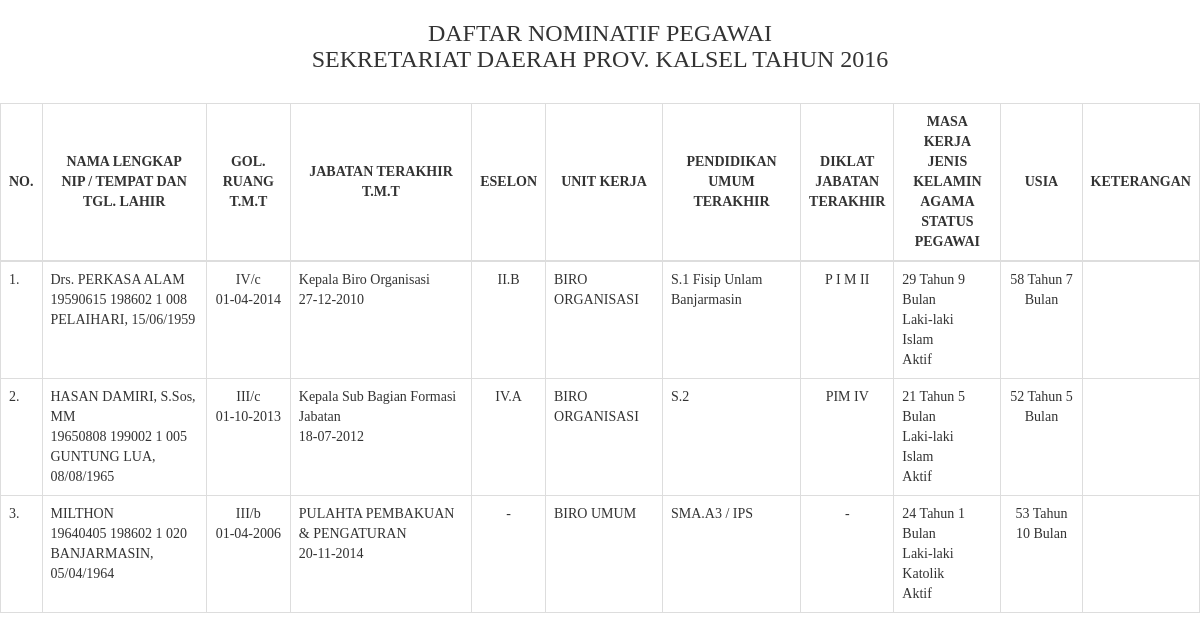
Page /pegawai/laporan/pegawai.php (signed in) on the committed database.
### tables this page shows
CREATE TABLE IF NOT EXISTS `pegawai` (
`id_pegawai` int(5) NOT NULL,
  `nama` varchar(50) NOT NULL,
  `nip` varchar(22) NOT NULL,
  `tmpt_lahir` varchar(35) NOT NULL,
  `tgl_lahir` char(10) NOT NULL,
  `no_golongan` int(5) NOT NULL,
  `tmt_golongan` char(10) NOT NULL,
  `no_jabatan` int(5) NOT NULL,
  `tmt_jabatan` char(10) NOT NULL,
  `no_eselon` int(5) NOT NULL,
  `no_pangkat` int(5) NOT NULL,
  `pendidikan` varchar(40) NOT NULL,
  `thn_lulus` char(4) NOT NULL,
  `diklat_jabatan` varchar(30) NOT NULL,
  `masa_kerja_thn` int(2) NOT NULL,
  `masa_kerja_bln` int(2) NOT NULL,
  `status` varchar(20) NOT NULL,
  `jkl` varchar(10) NOT NULL,
  `no_agama` int(5) NOT NULL,
  `unit_kerja` int(5) NOT NULL,
  `ket` varchar(250) NOT NULL,
  `foto` varchar(100) NOT NULL,
  `password` varchar(150) NOT NULL
);

CREATE TABLE IF NOT EXISTS `golongan` (
`id_golongan` int(5) NOT NULL,
  `golongan` varchar(50) NOT NULL
);

CREATE TABLE IF NOT EXISTS `jabatan` (
`id_jabatan` int(5) NOT NULL,
  `jabatan` varchar(50) NOT NULL
);

CREATE TABLE IF NOT EXISTS `eselon` (
`id_eselon` int(5) NOT NULL,
  `eselon` varchar(50) NOT NULL
);

CREATE TABLE IF NOT EXISTS `unit_kerja` (
`id_unit` int(5) NOT NULL,
  `unit_kerja` varchar(50) NOT NULL
);

CREATE TABLE IF NOT EXISTS `agama` (
`id_agama` int(2) NOT NULL,
  `agama` varchar(20) NOT NULL
);

### pegawai/laporan/pegawai.php (the view, shortened to what this page needs)
<!DOCTYPE html>
<html lang="en">
<head>
	<?php include_once("css.php"); ?>
</head>
<body onload="window.print()">
	<header>
		<h3>DAFTAR NOMINATIF PEGAWAI<br>SEKRETARIAT DAERAH PROV. KALSEL TAHUN 2016</h3>
	</header>
	<br>
	<table class="table table-bordered">
		<thead>
			<tr>
				<th>NO.</th>
				<th>NAMA LENGKAP<br>NIP / TEMPAT DAN TGL. LAHIR</th>
				<th>GOL. RUANG<br>T.M.T</th>
				<th>JABATAN TERAKHIR<br>T.M.T</th>
				<th>ESELON</th>
				<th>UNIT KERJA</th>
				<th>PENDIDIKAN UMUM<br>TERAKHIR</th>
				<th>DIKLAT<br>JABATAN<br>TERAKHIR</th>
				<th>MASA KERJA<br>JENIS KELAMIN<br>AGAMA<br>STATUS PEGAWAI</th>
				<th>USIA</th>
				<th>KETERANGAN</th>
			</tr>
		</thead>
		<tbody>
			<?php
			function umur($lahir) {
				$pecah = explode("/", $lahir);
				$tgl = intval($pecah['0']);
				$bln = intval($pecah['1']);
				$thn = $pecah['2'];
				$utahun = date("Y") - $thn;
				$ubulan = date("m") - $bln;
				$uhari = date("j") - $tgl;
				if($uhari < 0){
					$uhari = date("t",mktime(0,0,0,$bln-1,date("m"),date("Y"))) - abs($uhari); $ubulan = $ubulan - 1;
				}
					if($ubulan < 0){
					$ubulan = 12 - abs($ubulan); $utahun = $utahun - 1;
				}
				$usia = $utahun.' Tahun '.$ubulan.' Bulan';
				return $usia;
			}
			$no = 1;
			$sql = $db->prepare("SELECT * FROM pegawai, pangkat, jabatan, golongan, eselon, unit_kerja, agama WHERE pegawai.no_pangkat = pangkat.id_pangkat AND pegawai.no_jabatan = jabatan.id_jabatan AND pegawai.no_golongan = golongan.id_golongan AND pegawai.no_eselon = eselon.id_eselon AND pegawai.unit_kerja = unit_kerja.id_unit AND pegawai.no_agama = agama.id_agama AND pegawai.status != :stat");
			$sql->execute(array(":stat" => "Pindah"));
			if ($sql->rowCount() > 0) {
				while ($data = $sql->fetch(PDO::FETCH_OBJ)) {
					echo "
					<tr>
						<td>$no.</td>
						<td>$data->nama<br>$data->nip<br>$data->tmpt_lahir, $data->tgl_lahir</td>
						<td align='center'>$data->golongan<br>$data->tmt_golongan</td>
						<td>$data->jabatan<br>$data->tmt_jabatan</td>
						<td align='center'>$data->eselon</td>
						<td>$data->unit_kerja</td>
						<td>$data->pendidikan</td>
						<td align='center'>$data->diklat_jabatan</td>
						<td>$data->masa_kerja_thn Tahun $data->masa_kerja_bln Bulan<br>$data->jkl<br>$data->agama<br>$data->status</td>
						<td align='center'>".umur($data->tgl_lahir)."</td>
						<td>$data->ket</td>
					</tr>
					";
					$no++;
				}
			} else {
				echo "
				<tr>
					<td colspan='11' align='center'>Data kosong!</td>
				</tr>
				";
			}
			?>
		</tbody>
	</table>
</body>
</html>

### pegawai/laporan/css.php (shortened to what this page needs)
<link rel="stylesheet" href="bootstrap-custom.min.css">

### pegawai/laporan/css.php (style rules this page uses)
body { font-family: fontawesome; }
header { text-align: center; font-weight: bold; }
table th { text-align: center; }
.table>thead>tr>th { vertical-align: middle; }

### rows in the picture
pegawai: nama "Drs. PERKASA ALAM", nip "19590615 198602 1 008", tmpt_lahir "PELAIHARI", tgl_lahir "15/06/1959", no_golongan.golongan "IV/c", tmt_golongan "01-04-2014", no_jabatan.jabatan "Kepala Biro Organisasi", tmt_jabatan "27-12-2010", no_eselon.eselon "II.B", unit_kerja.unit_kerja "BIRO ORGANISASI", pendidikan "S.1 Fisip Unlam Banjarmasin", diklat_jabatan "P I M II", masa_kerja_thn "29", masa_kerja_bln "9", jkl "Laki-laki", no_agama.agama "Islam", status "Aktif", tgl_lahir "58 Tahun 7 Bulan"
pegawai: nama "HASAN DAMIRI, S.Sos, MM", nip "19650808 199002 1 005", tmpt_lahir "GUNTUNG LUA", tgl_lahir "08/08/1965", no_golongan.golongan "III/c", tmt_golongan "01-10-2013", no_jabatan.jabatan "Kepala Sub Bagian Formasi Jabatan", tmt_jabatan "18-07-2012", no_eselon.eselon "IV.A", unit_kerja.unit_kerja "BIRO ORGANISASI", pendidikan "S.2", diklat_jabatan "PIM IV", masa_kerja_thn "21", masa_kerja_bln "5", jkl "Laki-laki", no_agama.agama "Islam", status "Aktif", tgl_lahir "52 Tahun 5 Bulan"
pegawai: nama "MILTHON", nip "19640405 198602 1 020", tmpt_lahir "BANJARMASIN", tgl_lahir "05/04/1964", no_golongan.golongan "III/b", tmt_golongan "01-04-2006", no_jabatan.jabatan "PULAHTA PEMBAKUAN & PENGATURAN", tmt_jabatan "20-11-2014", no_eselon.eselon "-", unit_kerja.unit_kerja "BIRO UMUM", pendidikan "SMA.A3 / IPS", diklat_jabatan "-", masa_kerja_thn "24", masa_kerja_bln "1", jkl "Laki-laki", no_agama.agama "Katolik", status "Aktif", tgl_lahir "53 Tahun 10 Bulan"
